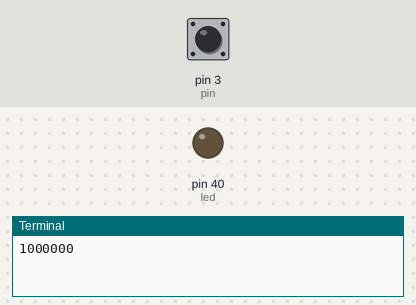
The program below on a simulated Raspberry Pi (header pin numbers). Parts: output pins drawn as LEDs (lit = HIGH), the last lines printed to the terminal. Dashed ring = blinking. The inputs (shaded band) are chosen by the test bench; at power-on: pin 3 (pin) HIGH. The clock reads 2024-03-15 10:24:30 at power-on unless the program sets it.

Above: at 1.2 s.
1.3 s: pin 3 (pin) pulled LOW for 1.35 s
At 3.6 s:
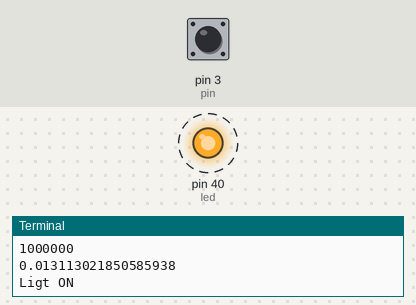
Timing chart, 0 to 12.9 s (numbered marks = the images above; inputs shaded):
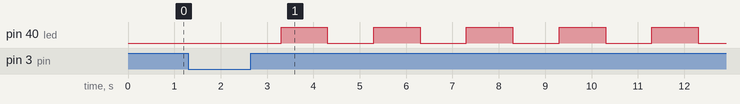

The program:

ldrled.py
```python
import RPi.GPIO as g
#import RPi.GPIO as gpio
import time


pin = 3
led = 40
g.setmode(g.BOARD)
g.setwarnings(False)
g.setup(led,g.OUT)


while True:
	g.setup(pin, g.OUT)
	g.output(pin,g.LOW)
	time.sleep(0.1)

	g.setup(pin,g.IN)
	currentTime = time.time()
	diff = 1000

	while (g.input(pin) == g.LOW):
		diff = time.time() - currentTime

		print(diff * 1000)
		time.sleep(1)

		if diff <= 100000:

			while True:
				g.output(led,True)
				print("Ligt ON")
				time.sleep(1)

				g.output(led,False)
				print("ligt is OFF")
				time.sleep(1)

		else:
			print("nooo")

	print(diff * 1000)
	time.sleep(1)
```

Measured:
- after the input at 1.3 s, pin 40 (led): alternates HIGH for 1.0 s and LOW for 1.0 s, starting after 2.0 s
